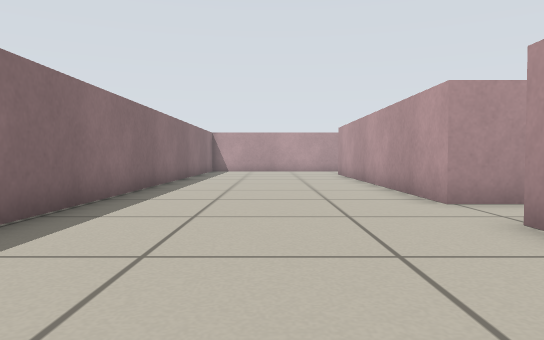
view 1 (above)

24 first-person views from a walk through a world built for the Player/Stage simulator. The camera is 0.39 m above the floor, tilts 2° down and sees 70° across. Floor lines are 1 m apart. The floor is counted in squares, 0.5 m on a side. Each view is taken from the middle of a square. On the plan, view 1 faces up. The plan holds only what a view shows up to about 12 squares ahead; the rest is blank. The place goes on beyond the plan. The robots in the file are not drawn.

view 2
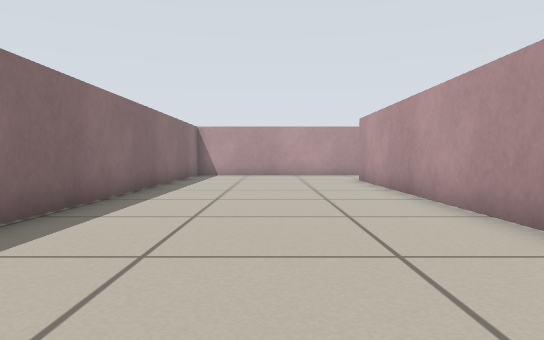

view 3
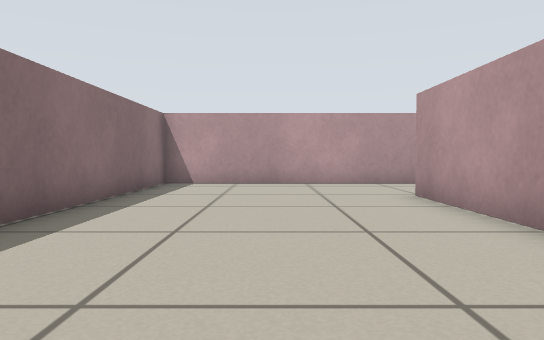

view 4
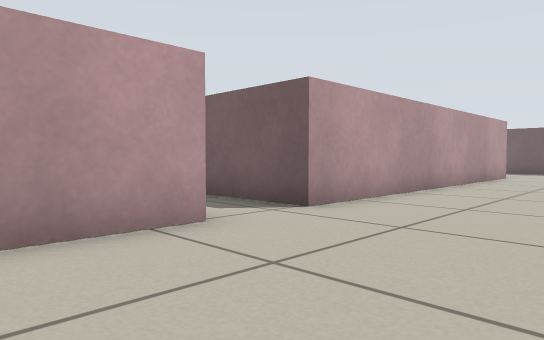

view 5
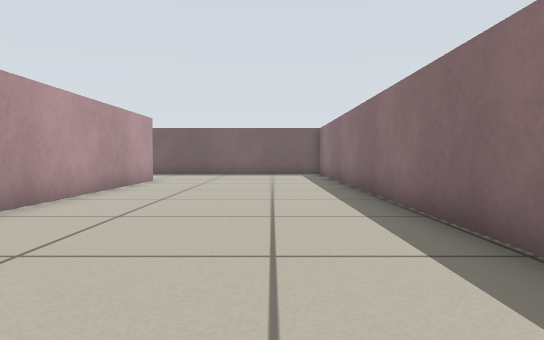

view 6
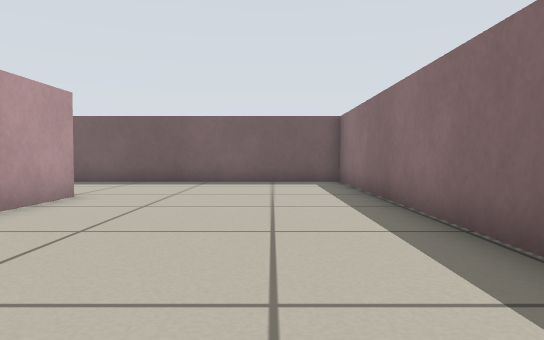

view 7
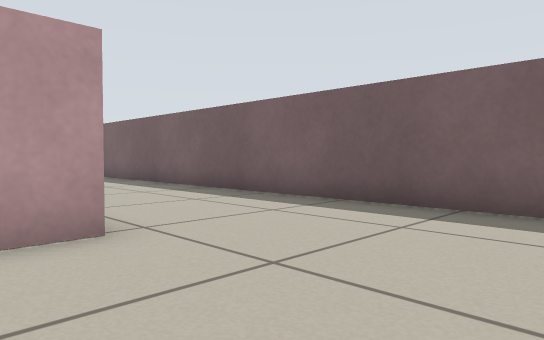

view 8
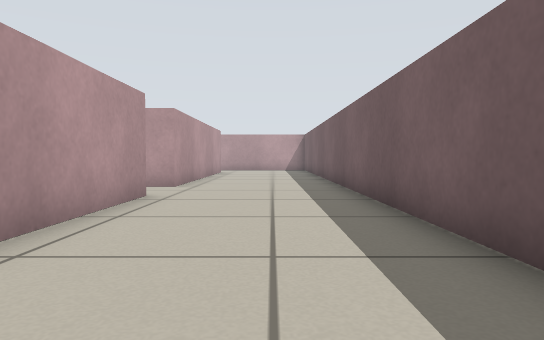

view 9
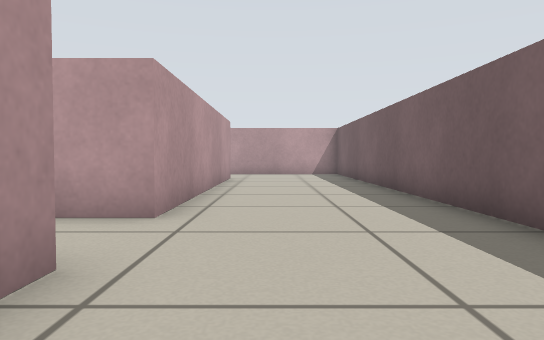

view 10
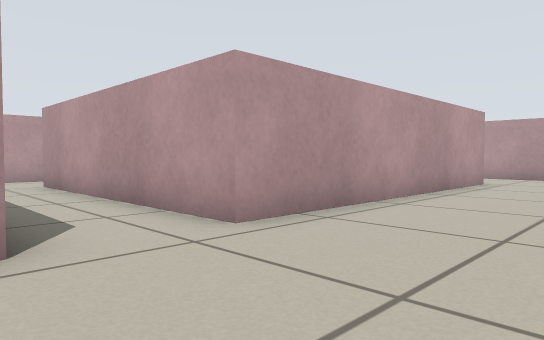

view 11
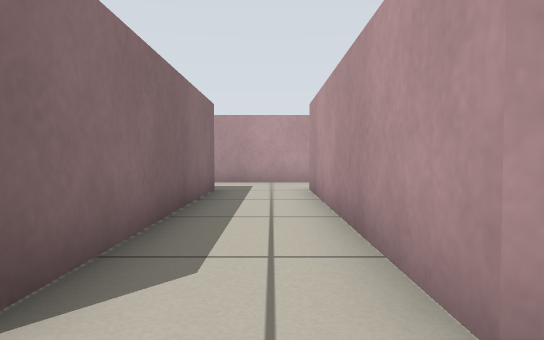

view 12
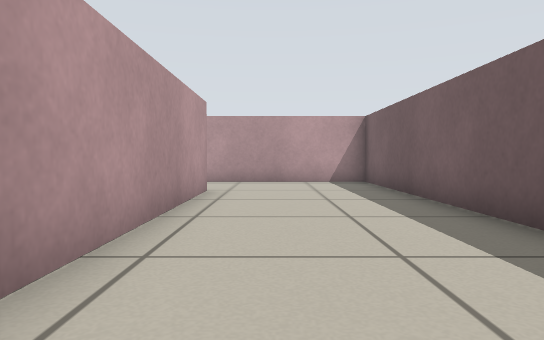

view 13
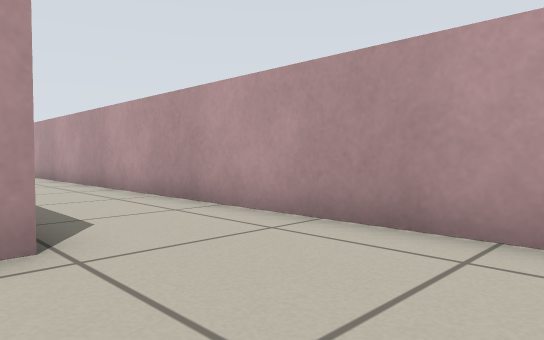

view 14
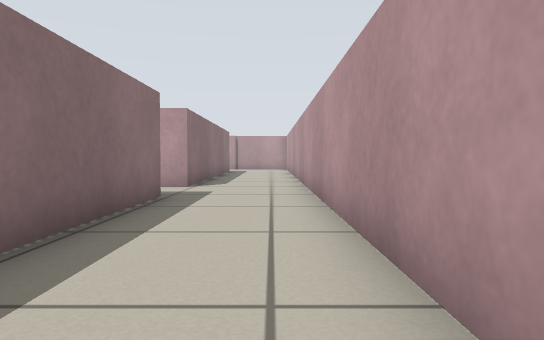

view 15
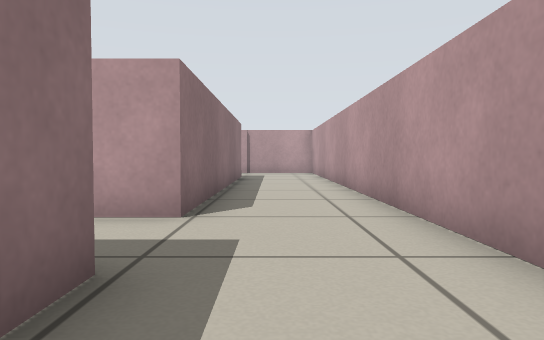

view 16
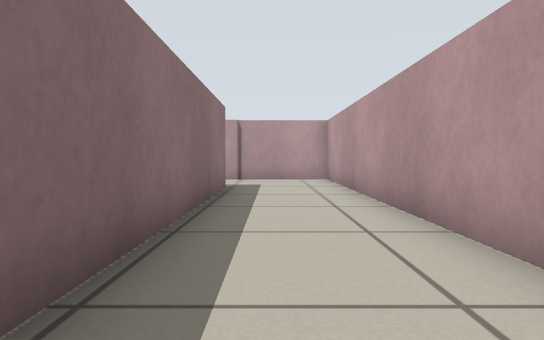

view 17
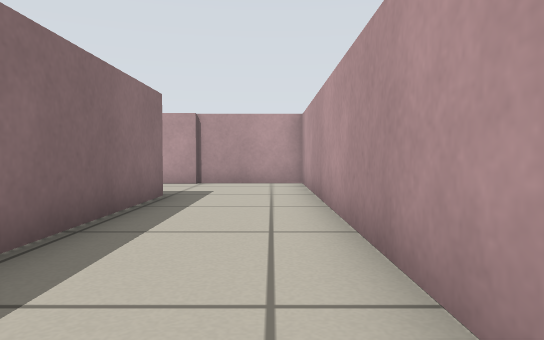

view 18
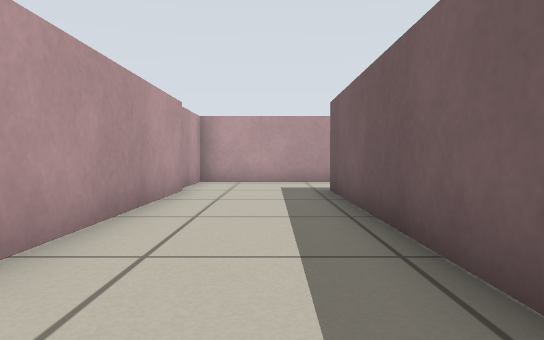

view 19
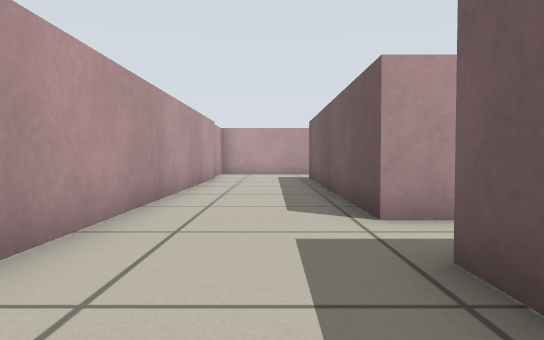

view 20
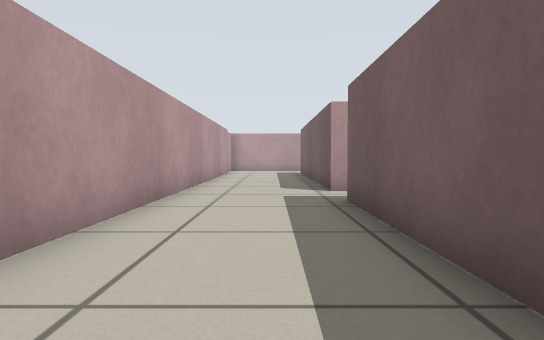

view 21
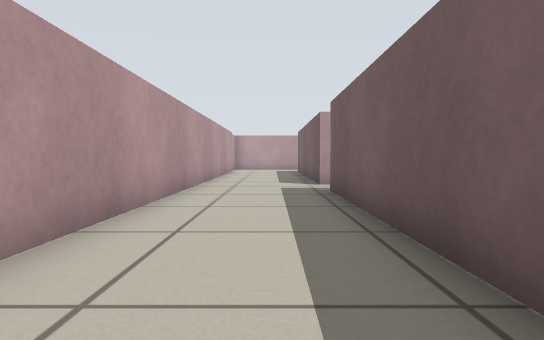

view 22
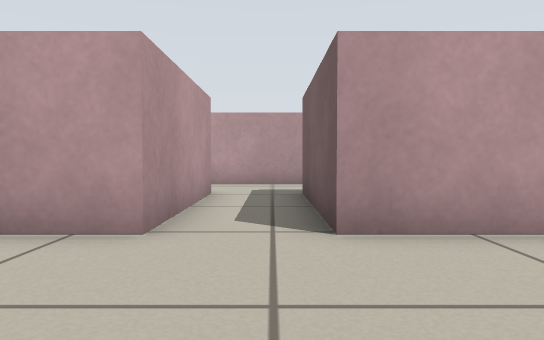

view 23
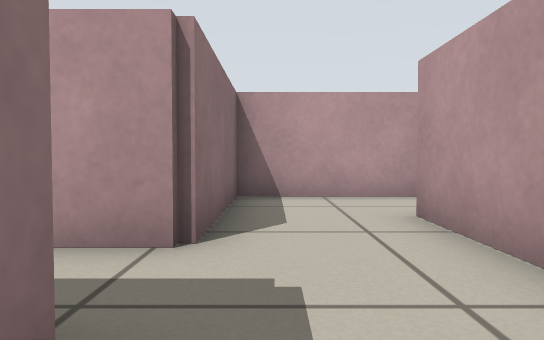

view 24
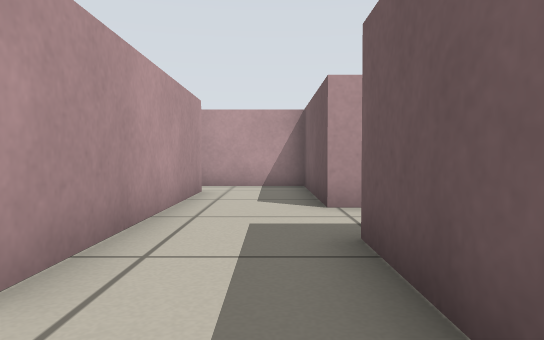

### Floor plan
Ten units are one square. View 1 is at (0, 0); x grows to the right and y downward. Boxes are objects, and circles mark ways between rooms. Rooms are numbered by the first view taken in them; rooms with no view inside come last. Other rooms are left out.
<svg viewBox="-36 -207 300 320">
<path fill="none" stroke="#000" d="M28 -63 28 -168M28 66 28 -44M48 -167 119 -167M118 65 75 65M41 -200 -31 -200 -31 108 259 108 259 -202 228 -202M137 -158 137 -167 228 -167 228 -69 216 -69M228 -46 228 0M229 65 139 65M229 -200 59 -200M91 -12 116 -12 116 61M166 -36 101 -36M139 65 139 -12 182 -12 182 -39M99 -41 99 -81M95 -104 73 -104 73 -63 28 -63M28 -44 71 -44"/>
<circle cx="130" cy="60" r="3" fill="#2a7"/>
<circle cx="30" cy="-50" r="3" fill="#2a7"/>
<circle cx="85" cy="-40" r="3" fill="#2a7"/>
<text x="20" y="-40">1</text>
<text x="130" y="-10">2</text>
<text x="80" y="-60">3</text>
</svg>
Room 1 opens to room 2. Room 1 opens to room 3. Room 2 opens to room 3.

Where each view was taken, in squares from view 1:
view 1: 0 up, 0 right, facing up
view 2: 4 up, 0 right, facing up
view 3: 9 up, 0 right, facing up
view 4: 9 up, 1 left, facing down-right
view 5: 6 up, 1 left, facing down
view 6: 1 up, 1 left, facing down
view 7: 5 down, 1 left, facing down-right
view 8: 9 down, 4 right, facing right
view 9: 8 down, 9 right, facing right
view 10: 10 down, 11 right, facing up-right
view 11: 8 down, 13 right, facing up
view 12: 8 down, 14 right, facing right
view 13: 10 down, 22 right, facing up-right
view 14: 3 down, 25 right, facing up
view 15: 2 up, 24 right, facing up
view 16: 7 up, 24 right, facing up
view 17: 9 up, 25 right, facing up
view 18: 18 up, 14 right, facing right
view 19: 18 up, 9 right, facing right
view 20: 18 up, 5 right, facing right
view 21: 18 up, 3 right, facing right
view 22: 5 up, 1 left, facing right
view 23: 3 up, 8 right, facing up
view 24: 2 up, 8 right, facing right
